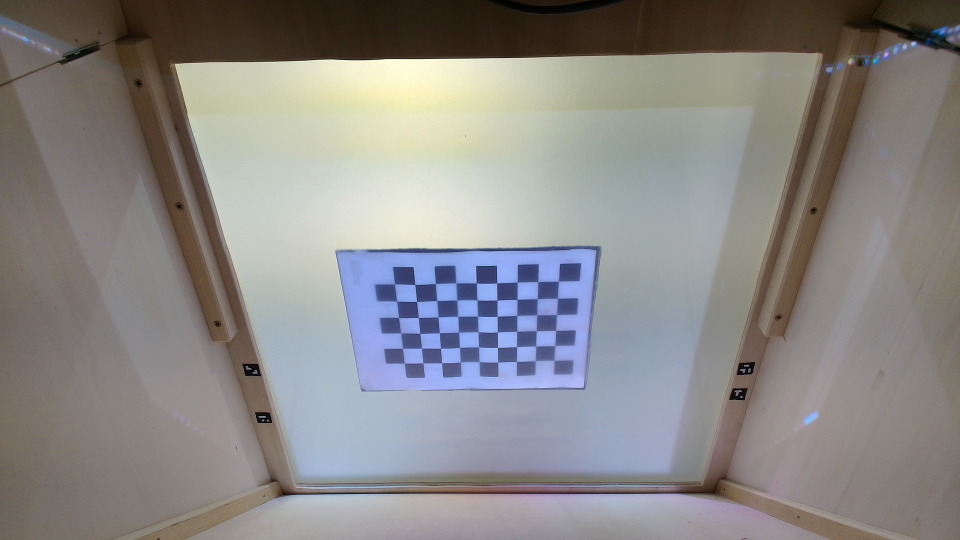
#> input picture NappingAnalysisGUI/src/core/calibration/img_checker/im_00.jpg, 1920 x 1080 px (shown at 1/2 size); its folder holds 4 pictures in this run
$ python camera_calib.py   (older library calls are emulated)
#> lines starting #> are read from the running program, lines starting #| are printed output that depends on the picture; after the words box and inside, x2 and y2 are one past the last pixel; in counts of white or black regions, pixels touching at a corner belong together
# -*- coding: utf-8 -*-
from pathlib import Path
import json
import cv2
import numpy as np


# =========================================================
# PARAMETRES
# =========================================================
PATTERN_SIZE   = (9, 6)       # nb de coins internes (colonnes, lignes)
SQUARE_SIZE_M  = 0.024        # taille d'une case en mètres
MIN_VALID_IMAGES = 15         # fisheye a besoin de plus d'images que le modèle standard

# Dossiers
BASE_DIR     = Path(__file__).resolve().parent
PROJECT_ROOT = BASE_DIR.parents[2]
CONFIG_DIR   = PROJECT_ROOT / "config"
IMAGES_DIR   = BASE_DIR / "img_checker"
IMAGES_GLOB  = "*.jpg"

# Fichiers de sortie
CAMERA_JSON_PATH       = CONFIG_DIR / "camera_calibration_fisheye.json"
CAMERA_MATRIX_NPY_PATH = CONFIG_DIR / "cam_mint_fisheye.npy"
CAMERA_DIST_NPY_PATH   = CONFIG_DIR / "cam_distcoef_fisheye.npy"
DEBUG_JSON_PATH        = CONFIG_DIR / "camera_calibration_fisheye_debug.json"

# Sauvegarde des images annotées
SAVE_DETECTED_IMAGES = True
DETECTED_DIR         = BASE_DIR / "detected_checkerboards_fisheye"

# Critères de raffinement subpix
SUBPIX_CRITERIA = (
    cv2.TERM_CRITERIA_EPS + cv2.TERM_CRITERIA_MAX_ITER,
    30,
    0.001
)

# Prévisualisation
SHOW_PREVIEW    = True
PREVIEW_WIDTH   = 1280
PREVIEW_HEIGHT  = 720
PREVIEW_DELAY_MS = 300


# =========================================================
# OUTILS
# =========================================================
def ensure_output_dirs():
    CONFIG_DIR.mkdir(parents=True, exist_ok=True)
    if SAVE_DETECTED_IMAGES:
        DETECTED_DIR.mkdir(parents=True, exist_ok=True)


def build_object_points(pattern_size, square_size_m):
    """Format imposé par cv2.fisheye.calibrate : (N, 1, 3) float64"""
    objp = np.zeros((pattern_size[0] * pattern_size[1], 1, 3), np.float64)
    objp[:, 0, :2] = np.mgrid[0:pattern_size[0], 0:pattern_size[1]].T.reshape(-1, 2)
    objp *= square_size_m
    return objp


def detect_checkerboard(gray, pattern_size):
    """Détection robuste : SB d'abord, fallback classique + subpix."""
    if hasattr(cv2, "findChessboardCornersSB"):
        found, corners = cv2.findChessboardCornersSB(gray, pattern_size, None)
        if found and corners is not None:
            return True, corners.reshape(-1, 1, 2).astype(np.float64)

    flags = cv2.CALIB_CB_ADAPTIVE_THRESH + cv2.CALIB_CB_NORMALIZE_IMAGE
    found, corners = cv2.findChessboardCorners(gray, pattern_size, flags)
    if not found or corners is None:
        return False, None

    corners = cv2.cornerSubPix(gray, corners, (11, 11), (-1, -1), SUBPIX_CRITERIA)
    return True, corners.reshape(-1, 1, 2).astype(np.float64)


# [64 lines left out: functions compute_reprojection_errors, check_pose_diversity, validate_intrinsics, not called in this run]


# =========================================================
# MAIN
# =========================================================
def main():
    ensure_output_dirs()

    images = sorted(IMAGES_DIR.glob(IMAGES_GLOB))
    if not images:
        raise RuntimeError(f"Aucune image trouvée dans : {IMAGES_DIR}")

    print("=== CALIBRATION CAMERA FISHEYE ===")
    print(f"Images trouvées : {len(images)}")

    objp = build_object_points(PATTERN_SIZE, SQUARE_SIZE_M)

    object_points = []
    image_points  = []
    used_images   = []
    rejected      = []
    img_size      = None

    for img_path in images:
        img = cv2.imread(str(img_path))
#> img is the input picture: shape (1080, 1920, 3); mean B, G, R 134.7, 135.9, 138.1
        if img is None:
            rejected.append({"file": img_path.name, "reason": "illisible"})
            continue

        gray = cv2.cvtColor(img, cv2.COLOR_BGR2GRAY)
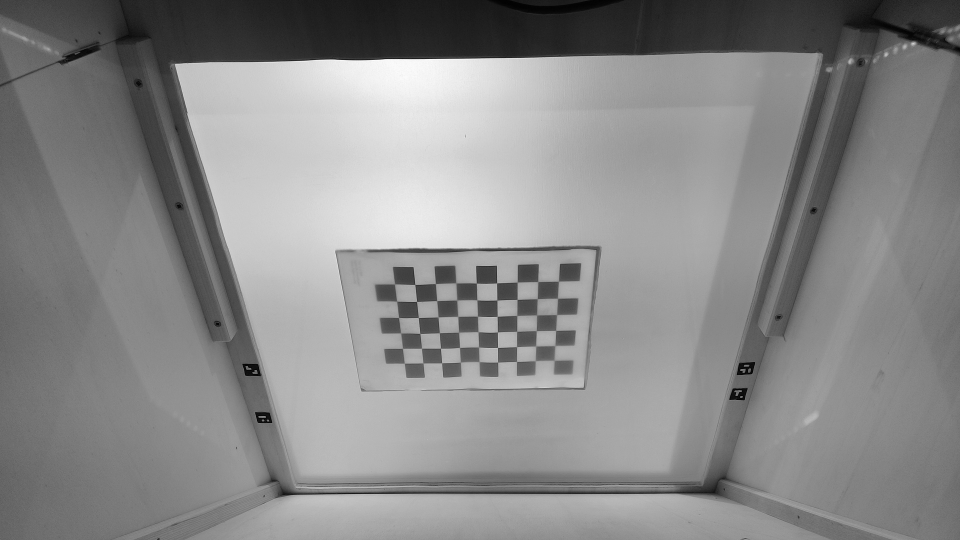
#> gray: shape (1080, 1920) (shown at 1/2 size); min 0, max 254, mean 136.4
        size = (gray.shape[1], gray.shape[0])
#> size = (1920, 1080)

        if img_size is None:
            img_size = size
#> img_size = (1920, 1080)
        elif size != img_size:
            rejected.append({"file": img_path.name, "reason": f"taille {size} ≠ {img_size}"})
            continue

        found, corners = detect_checkerboard(gray, PATTERN_SIZE)
#> in detect_checkerboard, `found, corners = cv2.findChessboardCornersSB(gray, pattern_size, None)`: found = True; corners = 54 rows, first 8: [789.7, 568], [830.3, 569], [871.2, 567.3], [912.2, 566.1], [953.1, 566.4], [994, 566.2], [1034.7, 564.4], [1076, 563.3]
#> found = True

        if not found:
            print(f"  [SKIP] Damier non détecté : {img_path.name}")
            rejected.append({"file": img_path.name, "reason": "damier non détecté"})
            continue

        object_points.append(objp.copy())
        image_points.append(corners)
        used_images.append(img_path.name)
        print(f"  [OK]   {img_path.name}")

        if SAVE_DETECTED_IMAGES:
            vis = img.copy()
            cv2.drawChessboardCorners(vis, PATTERN_SIZE,
                                      corners.reshape(-1, 1, 2).astype(np.float32), found)
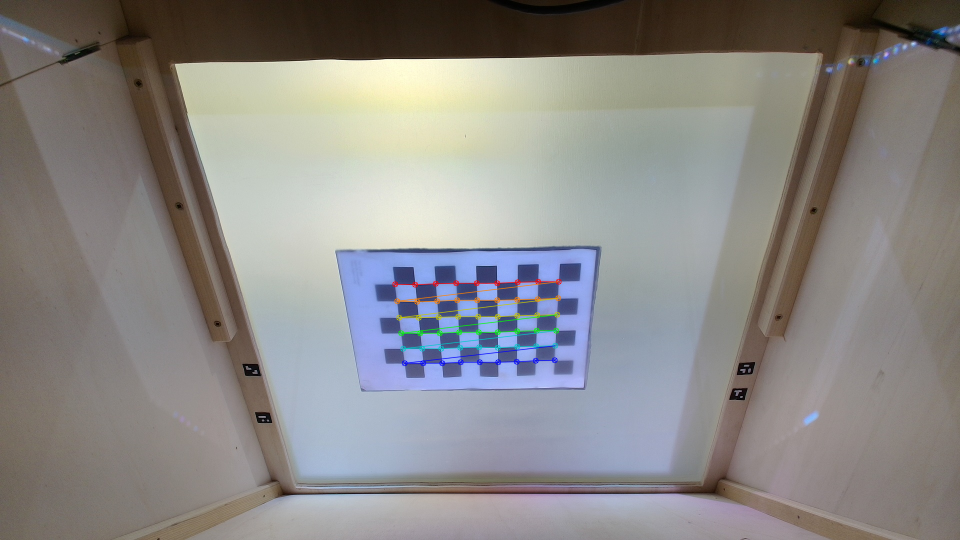
#> vis: shape (1080, 1920, 3) (shown at 1/2 size); 0.69% of pixels changed, all inside (x1, y1, x2, y2) = (784, 557, 1124, 733)
            cv2.imwrite(str(DETECTED_DIR / img_path.name), vis)

        if SHOW_PREVIEW:
            vis2 = img.copy()
            cv2.drawChessboardCorners(vis2, PATTERN_SIZE,
                                      corners.reshape(-1, 1, 2).astype(np.float32), found)
            cv2.imshow("Calibration fisheye", cv2.resize(vis2, (PREVIEW_WIDTH, PREVIEW_HEIGHT)))
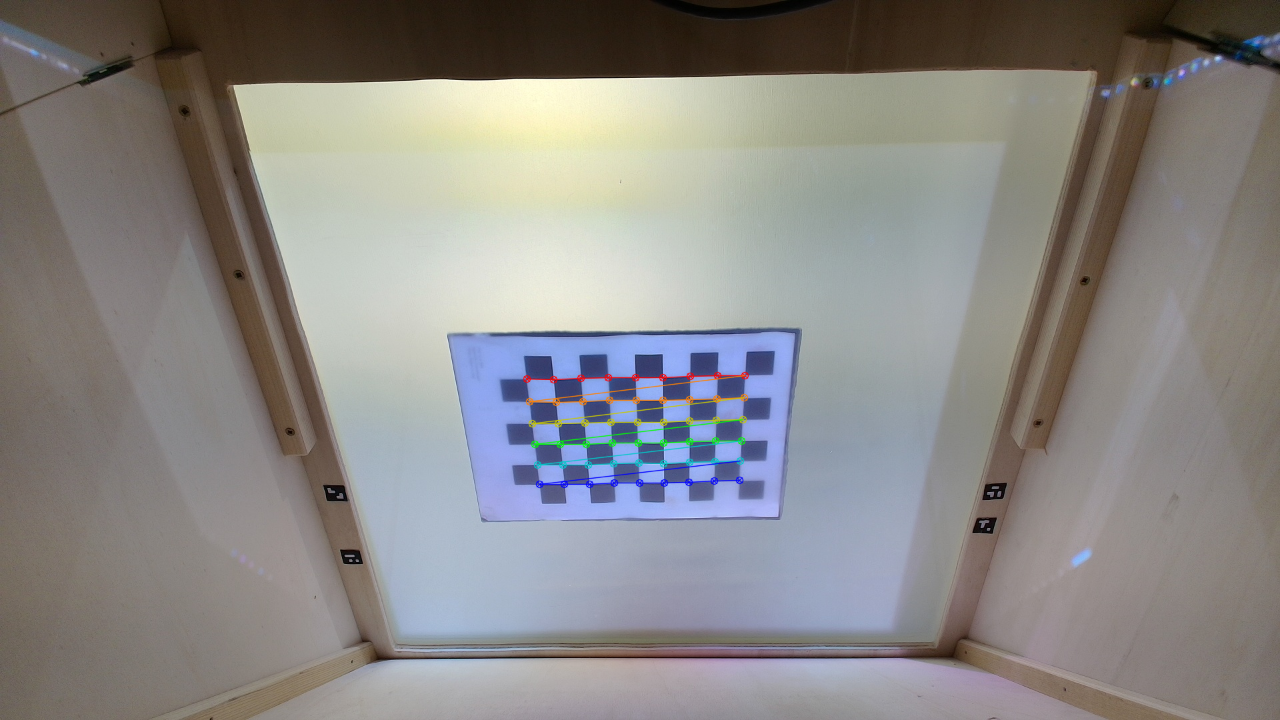
#> window 'Calibration fisheye': shape (720, 1280, 3); mean B, G, R 134.2, 135.9, 138.1
            cv2.waitKey(PREVIEW_DELAY_MS)
#> pass 2 of the loop in main, `for img_path in images:`:
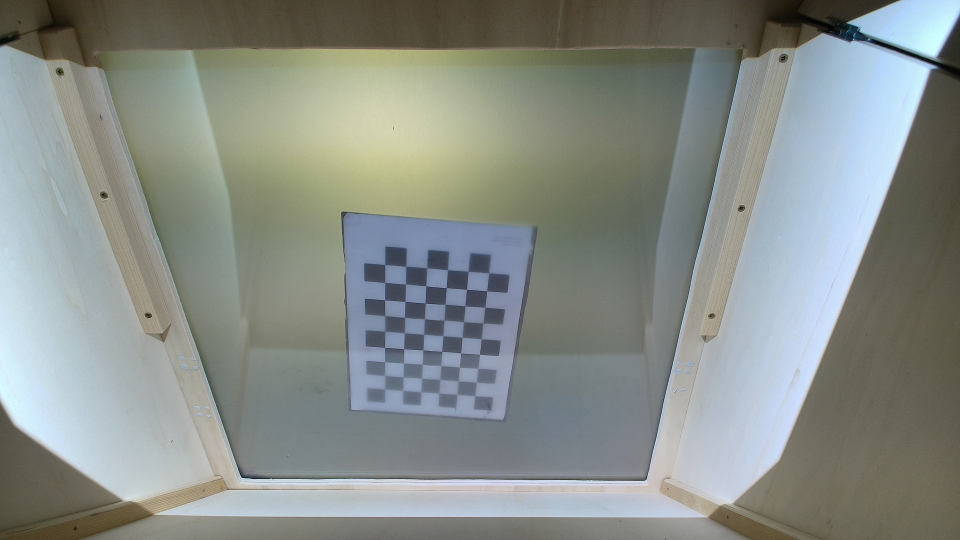
#> input picture NappingAnalysisGUI/src/core/calibration/img_checker/im_01.jpg, 1920 x 1080 px (shown at 1/2 size)
#> in main, img is the input picture: shape (1080, 1920, 3); mean B, G, R 136.7, 141.9, 136.1
#> in main, `gray = cv2.cvtColor(img, cv2.COLOR_BGR2GRAY)`:
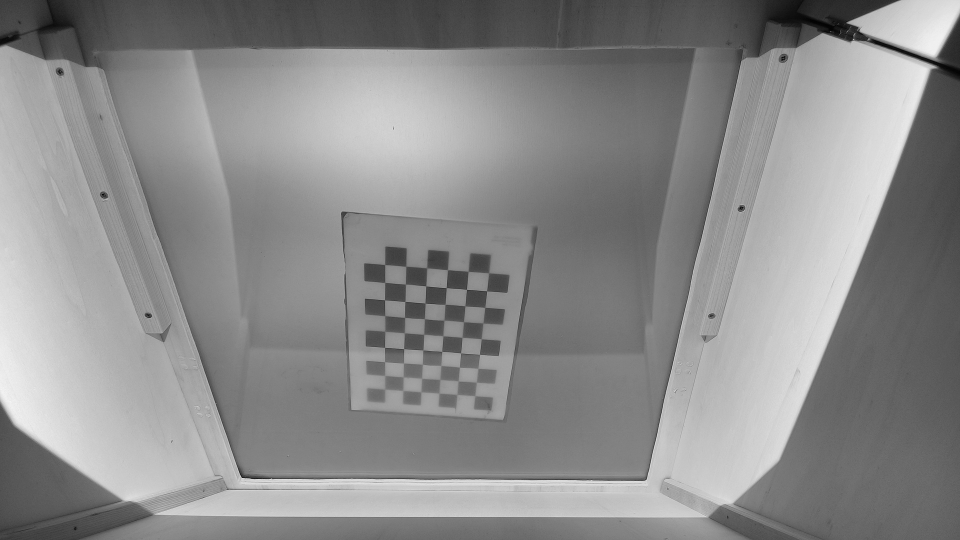
#> gray: shape (1080, 1920) (shown at 1/2 size); min 0, max 253, mean 139.6
#> in detect_checkerboard (call 2), `found, corners = cv2.findChessboardCorners(gray, pattern_size, flags)`: corners = 54 rows, first 8: [769.7, 779.6], [769.3, 751.3], [769.5, 724], [769.6, 695.1], [770.3, 662.9], [770, 631.9], [769.8, 600.4], [770, 565.4]
#> in detect_checkerboard (call 2), `corners = cv2.cornerSubPix(gray, corners, (11, 11), (-1, -1), SUBPIX_C..`: corners = 54 rows, first 8: [770.1, 778.6], [770, 751.5], [769.7, 724.1], [769.5, 695.2], [770.3, 663.1], [770.1, 631.9], [769.7, 600.3], [770.1, 565.4]
#> vis: shape (1080, 1920, 3); 0.6% of pixels changed, all inside (x1, y1, x2, y2) = (764, 524, 985, 799)
#> in main, `cv2.imshow("Calibration fisheye", cv2.resize(vis2, (PREVIEW_WIDTH, PRE..`:
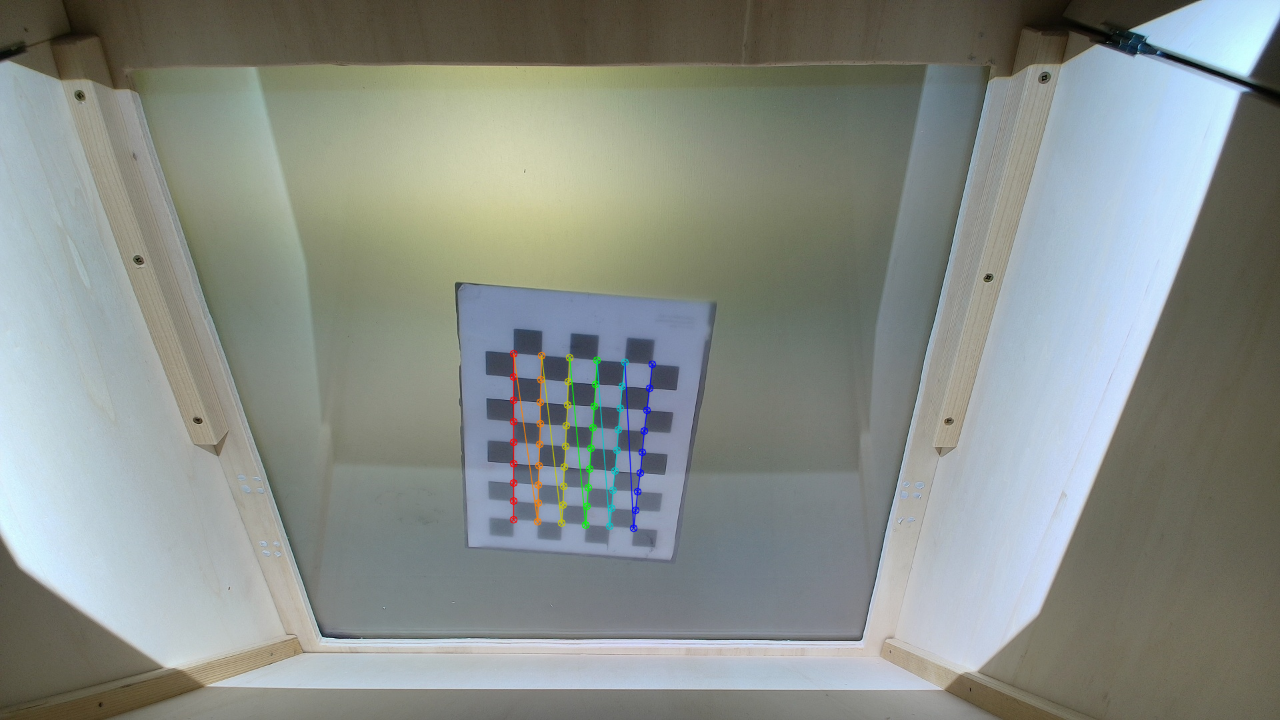
#> window 'Calibration fisheye': shape (720, 1280, 3); mean B, G, R 136.5, 141.9, 136.1
#> pass 3 of the loop in main, `for img_path in images:`:
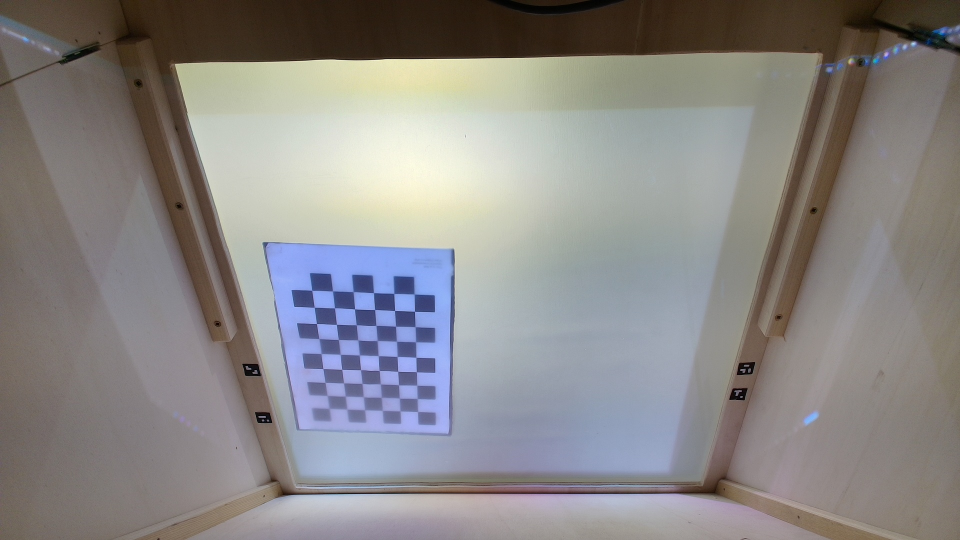
#> input picture NappingAnalysisGUI/src/core/calibration/img_checker/im_02.jpg, 1920 x 1080 px (shown at 1/2 size)
#> in main, img is the input picture: shape (1080, 1920, 3); mean B, G, R 134.3, 135.4, 138.1
#> in main, `gray = cv2.cvtColor(img, cv2.COLOR_BGR2GRAY)`:
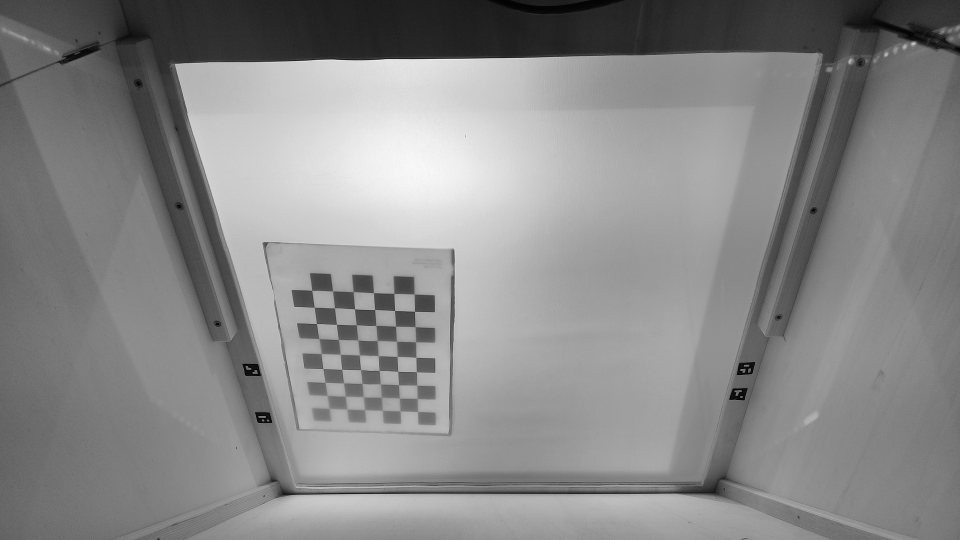
#> gray: shape (1080, 1920) (shown at 1/2 size); min 0, max 252, mean 136.1
#> in detect_checkerboard (call 3), `found, corners = cv2.findChessboardCorners(gray, pattern_size, flags)`: found = True; corners = 54 rows, first 8: [657.4, 818.1], [654.5, 791.6], [650.5, 765.2], [646.4, 737.6], [642.6, 707.8], [638.1, 677.7], [633.4, 647.5], [628.6, 614.8]
#> in detect_checkerboard (call 3), `corners = cv2.cornerSubPix(gray, corners, (11, 11), (-1, -1), SUBPIX_C..`: corners = 54 rows, first 8: [658.8, 817.3], [654.8, 791.4], [650.6, 765.3], [646.3, 737.6], [642.6, 707.7], [638.4, 677.7], [633.4, 647.6], [628.8, 614.9]
#> vis: shape (1080, 1920, 3); 0.58% of pixels changed, all inside (x1, y1, x2, y2) = (618, 575, 843, 831)
#> in main, `cv2.imshow("Calibration fisheye", cv2.resize(vis2, (PREVIEW_WIDTH, PRE..`:
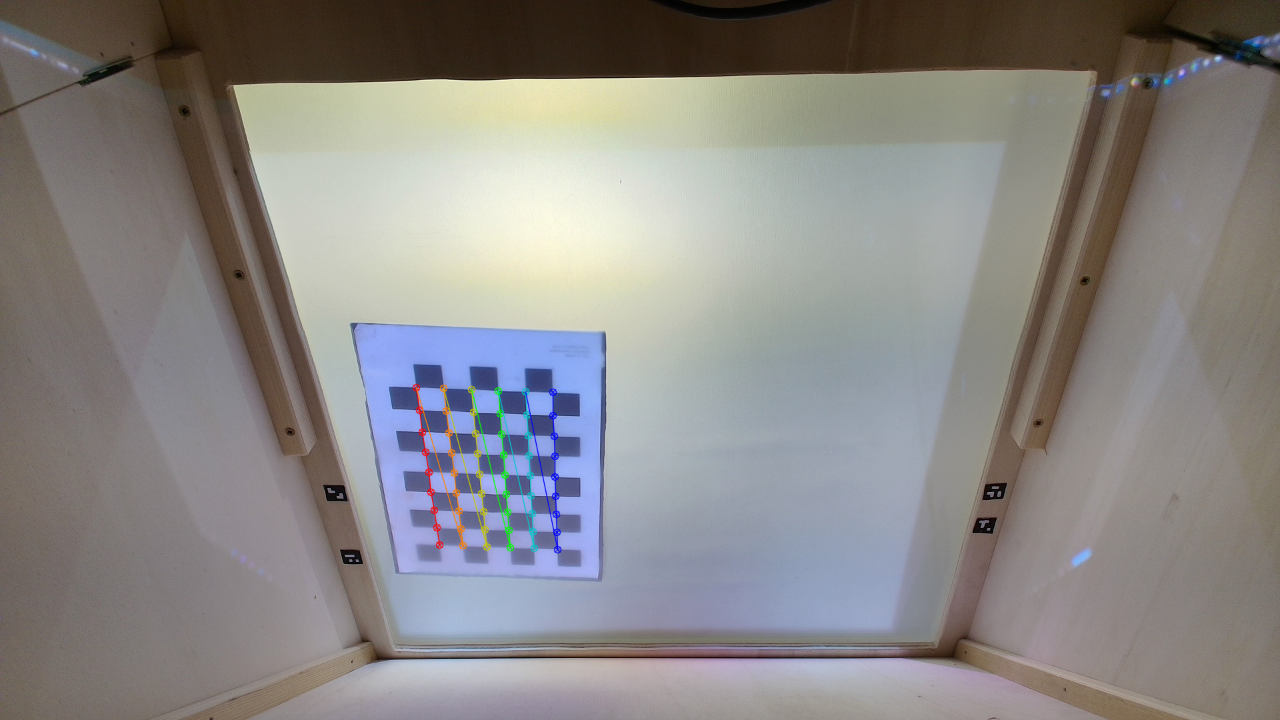
#> window 'Calibration fisheye': shape (720, 1280, 3); mean B, G, R 134, 135.4, 138
#> the loop made 4 passes; the first 3 are shown

    cv2.destroyAllWindows()

    valid_count = len(object_points)
    print(f"\nImages valides : {valid_count} / {len(images)}")

    if valid_count < MIN_VALID_IMAGES:
#> (the run stopped early here; a loop or call above may not have finished)
